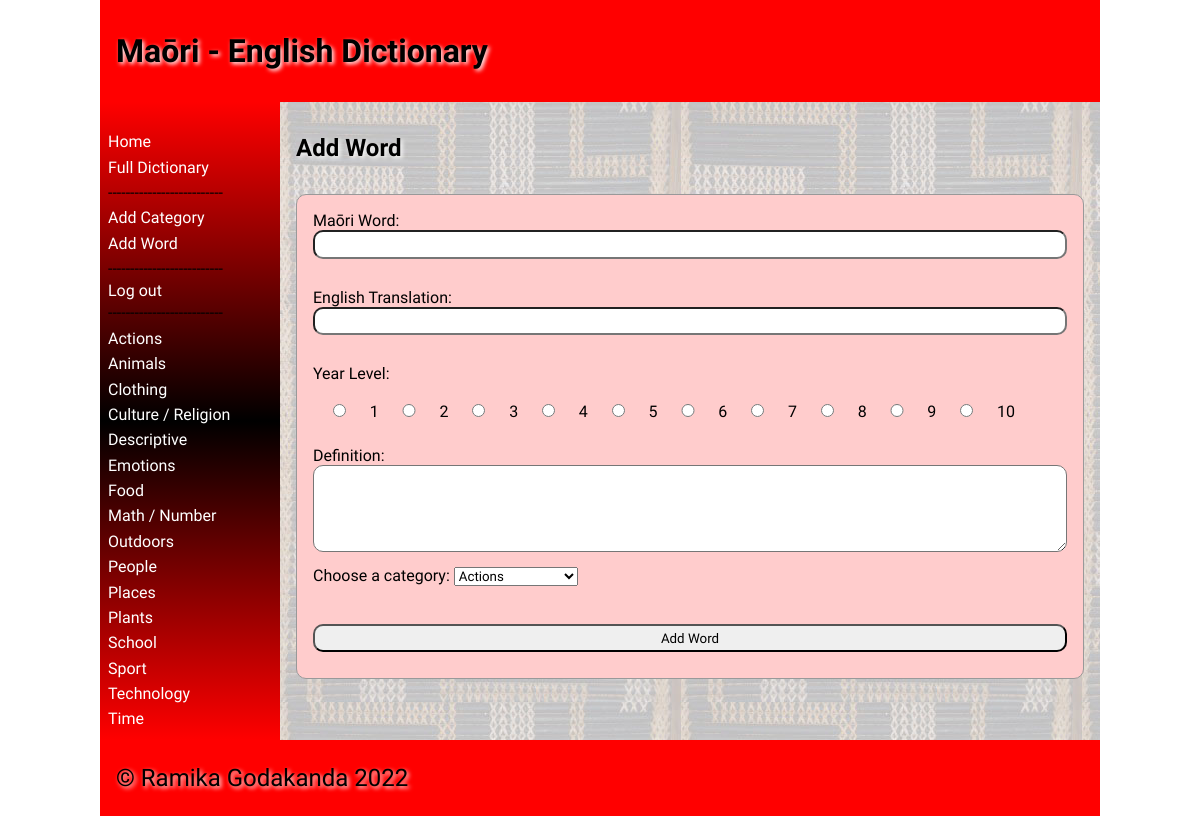
Screenshot of /add_word (signed in) with the database file from the repository.
### tables this page shows
CREATE TABLE "categories"
(
	id integer
		primary key autoincrement,
	category_names varchar(30),
	user_created boolean
);

### app.py (the view, shortened to what this page needs)
@app.route('/add_word', methods=['GET', 'POST'])
def render_add_word_page():
    if not is_logged_in():
        return redirect('/?error=Not+logged+in')
    if not is_teacher():
        return redirect('/?error=Not+teacher')
    error = request.args.get('error')
    if error is None:
        error = ""
    return render_template('add_word.html', error=error, logged_in=is_logged_in(),
                           category_list=category_list(), teacher_perms=is_teacher())

### app.py (called while the page is built)
def create_connection(db_file):
    try:
        connection = sqlite3.connect(db_file)
        connection.execute('pragma foreign_keys=ON')
        return connection
    except Error as e:
        print(e)
    return None

def is_logged_in():
    if session.get("email") is None:
        print("Not logged in")
        return False
    else:
        print("Logged in")
        return True

def is_teacher():
    if not is_logged_in() or (session.get("teacher") is (None or 0)):
        print("Not teacher logged in")
        return False
    else:
        print("Teacher logged in")
        return True

def category_list():
    con = create_connection(DB_NAME)
    query = "SELECT * FROM categories ORDER BY category_names ASC"
    cur = con.cursor()
    cur.execute(query)
    queried_categories = cur.fetchall()
    con.close()
    return queried_categories

### templates/add_word.html (shortened to what this page needs)
{% extends 'base.html' %}
{% block main %}
<h2>Add Word</h2>
<form class="dataForm" method="post">
    <div class="form-group">
        <div class="form-label">Maōri Word:</div>
        <div class="form-element"><input type="text" id="maori" name="maori" required></div>
    </div>
    <br>
    <div class="form-group">
        <div class="form-label">English Translation:</div>
        <div class="form-element"><input type="text" id="english" name="english" required></div>
    </div>
    <br>
    <div class="inline-button">Year Level:</div><br>
       {% for n in range(1, 11) %}
    <input type="radio" class="inline-button" id="level{{ n }}" name="level" value="{{ n }}" required>
    <label for="level{{ n }}">{{ n }}</label>
        {% endfor %}
    <div></div><br>
    <div class="form-group">
        <div class="form-label">Definition:</div>
        <div class="form-element">
            <textarea type="text" rows="5" id="description" name="description" required></textarea>
        </div>
    </div>
    <div class="form-group">
        <label class="form-label" required>Choose a category:</label>
        <label for="category"></label><select name="category" id="category">
            {% for category in category_list %}
            <option class="form-element" value={{ category[0] }}>{{ category[1] }}</option>
            {% endfor %}
        </select>
        <br><br>
    </div>
    <div class="error">{{ error }}</div><br>
    <div class="form-group">
        <div class="form-element"><input type="submit" value="Add Word"></div>
    </div>
</form>
{% endblock %}

### templates/base.html (shortened to what this page needs)
<!doctype html>
<html lang="en">
<head>
    <link href="{{ url_for('static', filename='css/style.css') }}" rel="stylesheet">
</head>
<body>
<div id="container">
    <header>
        <h1>Maōri - English Dictionary</h1>
    </header>
    <nav>
        <ul>
            <li><a href="\">Home</a></li>
            <li><a href="/full_dictionary">Full Dictionary</a></li>
            {% if logged_in %}
                {% if teacher_perms %}
        <li>--------------------------</li>
                    <li><a href="/add_category">Add Category</a></li>
                    <li><a href="/add_word">Add Word</a></li>
                {% endif %}
        <li>--------------------------</li>
                <a href="/logout">Log out</a>
            {% else %}
                <li><a href="/login">Log in</a></li>
            {% endif %}
        <li>--------------------------</li>
            {% for category in category_list %}
            <li><a href="/category/{{ category[0] }}">{{ category[1] }}</a></li>
            {% endfor %}
        </ul>
    </nav>
    <main>
        {% block main%}{% endblock %}
    </main>
    <footer>
        <p>
            &copy; Ramika Godakanda 2022
        </p>
    </footer>
</div>
</body>
</html>

### static/css/style.css (style rules this page uses)
* { font-family: Comfortaa, sans-serif; margin: 0; padding: 0; box-sizing: border-box; }
#container { display: grid; grid-template-columns: 75px auto; grid-template-areas: 'nav header' 'main main' 'footer footer'; }
header { grid-area: header; background-color: #f00; padding: 1rem; }
nav { grid-area: nav; }
main { grid-area: main; padding: 1rem; background-color: #edd; }
h1, h2, h3, h4 { padding: 1rem 0; font-family: 'Suez One', serif; color: #000; text-shadow: 2px 2px 4px #fff; }
p { padding: 0.5rem 0; }
a { color: #222; text-decoration: underline; }
.dataForm { margin: 1rem 0; border: 1px solid #999; padding: 1rem; background-color: #fcc; border-radius: 10px; }
.dataForm input, textarea { width: 100%; border-radius: 10px; padding: 0.3rem; margin-bottom: 10px; }
.dataForm input[type='radio'] { width: 7%; }
footer { grid-area: footer; padding: 1rem; background-color: #f00; }
footer p { color: #000; text-shadow: 2px 2px 4px #fff; font-size: 1.5rem; }
@media only screen and (min-width: 768px) { #container { grid-template-columns: 180px auto; grid-template-areas: 'header header' 'nav main' 'footer footer'; } }
@media only screen and (min-width: 768px) { nav { background: linear-gradient(180deg, rgba(255,0,0,1) 0%, rgba(0, 0, 0, 1) 50%, rgba(255,0,0,1) 100%); padding: 0.5rem; } }
@media only screen and (min-width: 768px) { nav ul { list-style: none; } }
@media only screen and (min-width: 768px) { nav li { padding: 0.2rem 0; } }
@media only screen and (min-width: 768px) { nav a { color: #fff; text-decoration: none; } }
@media only screen and (min-width: 768px) { main { background-image: url('/static/images/poutama.jpg'); } }
@media only screen and (min-width: 1000px) { #container { width: 1000px; margin: auto; } }

### rows the page displays
categories: category_names "Actions"
categories: category_names "Animals"
categories: category_names "Clothing"
categories: category_names "Culture / Religion"
categories: category_names "Descriptive"
categories: category_names "Emotions"
categories: category_names "Food"
categories: category_names "Math / Number"
categories: category_names "Outdoors"
categories: category_names "People"
categories: category_names "Places"
categories: category_names "Plants"
categories: category_names "School"
categories: category_names "Sport"
categories: category_names "Technology"
categories: category_names "Time"

### other values shown
{{ n }} "1" "2" "3" "4" "5" "6" "7" "8" "9" "10"
form field category "Actions"
